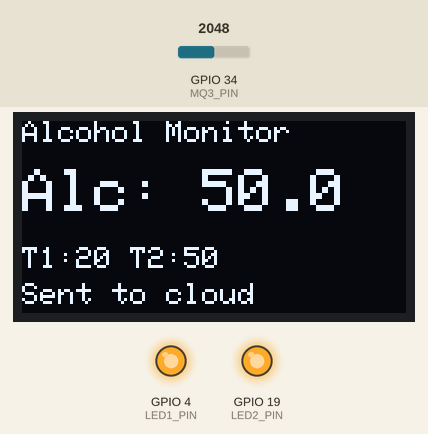
Bench run of a program on a simulated ESP32. Shown: 128×64 one-colour display, output pins drawn as LEDs (lit = HIGH). The test bench sets the inputs (shaded band); at power-on: GPIO 34 (MQ3_PIN) = 2048 (analog values on the 0–4095 scale). WiFi joins after 1.5 s; servers stay silent unless stated; uploads are accepted with an empty reply; no MQTT or app messages arrive unless stated; what the program prints to the serial monitor is not drawn.

Above: at 2.7 s.
2.8 s: GPIO 34 (MQ3_PIN) set to 2014
At 4.8 s:
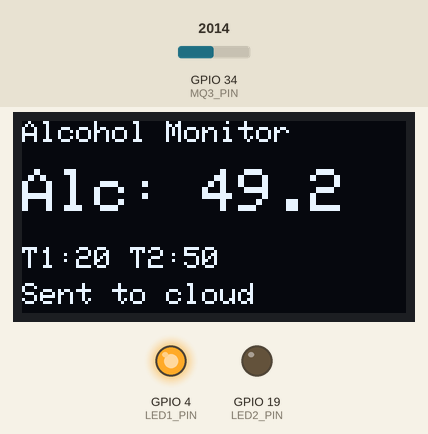
5.1 s: GPIO 34 (MQ3_PIN) set to 855
At 6.4 s:
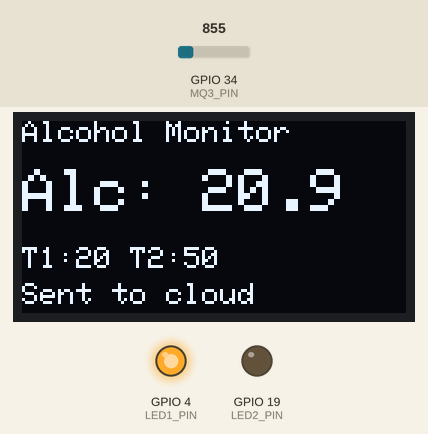
7.1 s: GPIO 34 (MQ3_PIN) set to 764
At 8.8 s:
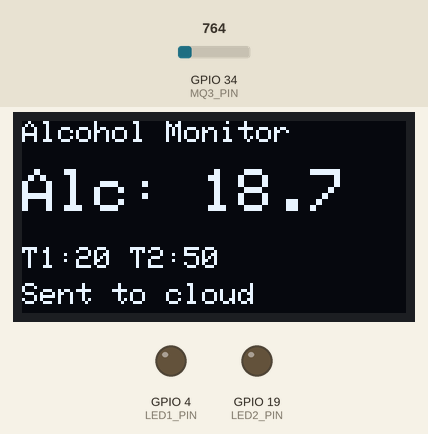
9.1 s: GPIO 34 (MQ3_PIN) set to 455
At 10.7 s:
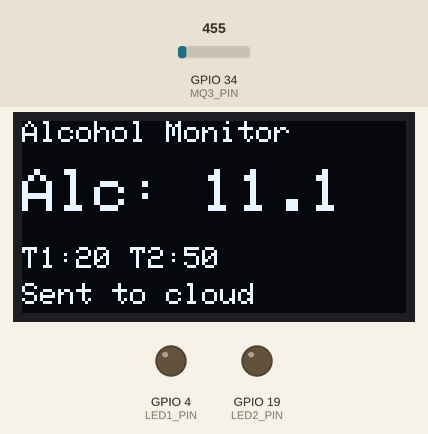
12.1 s: GPIO 34 (MQ3_PIN) set to 368
At 14.6 s:
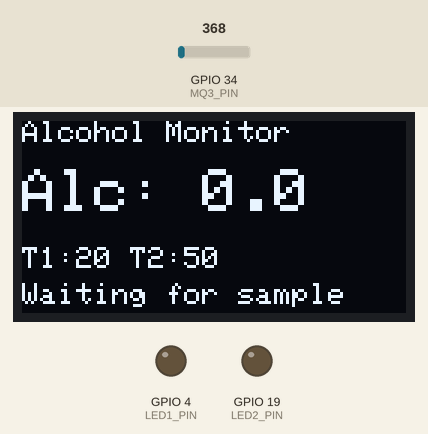
Timing chart, 0 to 16.1 s (numbered marks = the images above; inputs shaded):
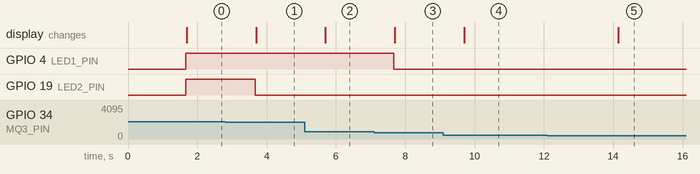

The program:

main.cpp
```cpp
#include <Arduino.h>
#include <ArduinoJson.h>
#include <Adafruit_GFX.h>
#include <Adafruit_SSD1306.h>
#include <HTTPClient.h>
#include <PubSubClient.h>
#include <WiFi.h>
#include <WiFiClientSecure.h>
#include <Wire.h>

const char *ssid = "Flame";
const char *password = "012345678";

const char *mqttServer = "mqtt.netpie.io";
const int mqttPort = 1883;
const char *mqttClientId = "6392d3f8-58ef-423a-8279-b74a510dd9cb";
const char *mqttUser = "MYzZcdkRcmgFSgsPoUYum7x69VQEbYPr";
const char *mqttPassword = "kNQG35mVsRaKhqLUErnJdVYckh7WDs5J";

const char *topic_sub = "@msg/home/device_control";
const char *topic_pub = "@msg/home/device_status";
const char *topic_pub_bac = "@msg/home/bac";
const char *data_pub = "@shadow/data/update";
const char *firebaseBaseUrl = "https://iotproject-64dc7-default-rtdb.asia-southeast1.firebasedatabase.app";

const int OLED_SDA = 21;
const int OLED_SCL = 22;
const int LED1_PIN = 4;
const int LED2_PIN = 19;
const int MQ3_PIN = 34;

const uint8_t SCREEN_WIDTH = 128;
const uint8_t SCREEN_HEIGHT = 64;
const int OLED_RESET = -1;
const uint8_t OLED_ADDR = 0x3C;

const unsigned long SENSOR_READ_INTERVAL_MS = 1000; // อ่านเซ็นเซอร์ทุก 1 วินาที
const unsigned long DISPLAY_HOLD_MS = 2500; // แสดงค่าที่วัดได้ 2.5 วินาที ก่อนกลับไปหน้ารอวัดใหม่
const float MIN_REPORT_BAC = 10.0f;
const float BAC_MAX_VALUE = 100.0f;

float threshold1 = 20.0f;
float threshold2 = 50.0f;
float lastBacValue = 0.0f;
float lastDisplayedBac = 0.0f;
int lastRawValue = 0;
int alertLevel = 0;
unsigned long lastSensorReadAt = 0;
unsigned long lastDisplayValueAt = 0;
bool displayReady = false;
bool displayHoldingValue = false;

WiFiClient wifiClient;
PubSubClient mqttClient(wifiClient);
Adafruit_SSD1306 display(SCREEN_WIDTH, SCREEN_HEIGHT, &Wire, OLED_RESET);

// จำกัดค่า BAC ให้อยู่ในช่วงที่ระบบรองรับ
float clampBac(float value) {
  if (value < 0.0f) {
    return 0.0f;
  }
  if (value > BAC_MAX_VALUE) {
    return BAC_MAX_VALUE;
  }
  return value;
}

// ปัดทศนิยมให้เหลือ 1 ตำแหน่งเพื่อแสดงผล/ส่งข้อมูลให้สม่ำเสมอ
float roundOneDecimal(float value) {
  return roundf(value * 10.0f) / 10.0f;
}

// จัดระเบียบค่า threshold ให้อยู่ในช่วงถูกต้องและเรียงจากน้อยไปมาก
void normalizeThresholds() {
  threshold1 = clampBac(threshold1);
  threshold2 = clampBac(threshold2);

  // ถ้าสลับลำดับกันอยู่ ให้สลับกลับเพื่อกันเงื่อนไขผิดพลาด
  if (threshold1 > threshold2) {
    const float temp = threshold1;
    threshold1 = threshold2;
    threshold2 = temp;
  }
}

// อ่านค่าเซ็นเซอร์หลายครั้งแล้วเฉลี่ย เพื่อลดสัญญาณรบกวน
int readAlcoholRaw() {
  long total = 0;
  const int sampleCount = 10;

  for (int sample = 0; sample < sampleCount; sample++) {
    total += analogRead(MQ3_PIN);
    delay(5);
  }

  return total / sampleCount;
}

// แปลงค่าดิบเป็นเปอร์เซ็นต์  ตามสเกล 0-100
float convertRawToBac(int rawValue) {
  return clampBac((rawValue / 4095.0f) * BAC_MAX_VALUE);
}

// วาดข้อมูลสถานะทั้งหมดลง OLED
void renderDisplay(float bacValue, bool showMeasuredValue) {
  // ถ้า OLED ไม่พร้อม ให้ข้ามทันที
  if (!displayReady) {
    return;
  }

  display.clearDisplay();
  display.setTextColor(SSD1306_WHITE);
  display.setTextSize(1);
  display.setCursor(0, 0);
  display.println("Alcohol Monitor");

  display.setTextSize(2);
  display.setCursor(0, 16);
  display.print("Alc: ");
  display.println(roundOneDecimal(showMeasuredValue ? bacValue : 0.0f), 1);

  display.setTextSize(1);
  display.setCursor(0, 42);
  display.print("T1:");
  display.print(roundOneDecimal(threshold1), 0);
  display.print(" T2:");
  display.println(roundOneDecimal(threshold2), 0);

  display.setCursor(0, 54);
  if (showMeasuredValue) {
    display.print("Sent to cloud");
  } else {
    display.print("Waiting for sample");
  }

  display.display();
}

// อัปเดตระดับแจ้งเตือน และควบคุม LED ตามค่า BAC
void updateAlertOutputs(float bacValue) {
  if (bacValue >= threshold2) {
    alertLevel = 2;
  } else if (bacValue >= threshold1) {
    alertLevel = 1;
  } else {
    alertLevel = 0;
  }

  digitalWrite(LED1_PIN, alertLevel >= 1 ? HIGH : LOW);
  digitalWrite(LED2_PIN, alertLevel >= 2 ? HIGH : LOW);
}

// ส่งสถานะล่าสุดขึ้น Shadow ของ NetPIE
void publishShadow() {
  if (!mqttClient.connected()) {
    Serial.println("Shadow publish skipped: MQTT disconnected");
    return;
  }

  const int led1State = digitalRead(LED1_PIN);
  const int led2State = digitalRead(LED2_PIN);

  StaticJsonDocument<384> doc;
  JsonObject data = doc.createNestedObject("data");
  data["red"] = led2State;
  data["yellow"] = led1State;
  data["led1"] = led1State;
  data["bac"] = roundOneDecimal(lastBacValue);
  data["threshold1"] = roundOneDecimal(threshold1);
  data["threshold2"] = roundOneDecimal(threshold2);

  char payload[384];
  serializeJson(doc, payload, sizeof(payload));
  const bool ok = mqttClient.publish(data_pub, payload, true);
  Serial.print("Shadow publish: ");
  Serial.println(ok ? "OK" : "FAIL");
}

// ส่งข้อมูลการวัดไปยัง topic สถานะและ topic BAC
void publishMeasurement() {
  if (!mqttClient.connected()) {
    Serial.println("MQTT publish skipped: MQTT disconnected");
    return;
  }

  StaticJsonDocument<256> doc;
  doc["bac"] = roundOneDecimal(lastBacValue);
  doc["raw"] = lastRawValue;
  doc["threshold1"] = roundOneDecimal(threshold1);
  doc["threshold2"] = roundOneDecimal(threshold2);
  doc["alertLevel"] = alertLevel;
  doc["millis"] = millis();

  char payload[256];
  serializeJson(doc, payload, sizeof(payload));
  const bool okStatus = mqttClient.publish(topic_pub, payload);
  const bool okBac = mqttClient.publish(topic_pub_bac, payload);
  Serial.print("MQTT publish status/bac: ");
  Serial.print(okStatus ? "OK" : "FAIL");
  Serial.print(" / ");
  Serial.println(okBac ? "OK" : "FAIL");
}

// ส่งค่าการวัดไปเก็บใน Firebase Realtime Database
void sendToFirebase() {
  // ส่งเฉพาะตอนต่อ WiFi ได้เท่านั้น
  if (WiFi.status() != WL_CONNECTED) {
    return;
  }

  WiFiClientSecure secureClient;
  secureClient.setInsecure();

  HTTPClient https;
  const String url = String(firebaseBaseUrl) + "/measurements.json";
  if (!https.begin(secureClient, url)) {
    Serial.println("Firebase connection failed");
    return;
  }

  https.addHeader("Content-Type", "application/json");

  StaticJsonDocument<256> doc;
  doc["bac"] = roundOneDecimal(lastBacValue);
  doc["raw"] = lastRawValue;
  doc["threshold1"] = roundOneDecimal(threshold1);
  doc["threshold2"] = roundOneDecimal(threshold2);
  doc["alertLevel"] = alertLevel;
  doc["millis"] = millis();

  String body;
  serializeJson(doc, body);
  const int httpCode = https.POST(body);
  Serial.print("Firebase HTTP code: ");
  Serial.println(httpCode);
  https.end();
}

// รับค่า threshold ใหม่จาก JSON และบังคับให้ค่าถูกต้องก่อนใช้งาน
void applyThresholdUpdate(JsonObjectConst source) {
  bool updated = false;

  if (source.containsKey("threshold1")) {
    threshold1 = source["threshold1"].as<float>();
    updated = true;
  }
  if (source.containsKey("threshold2")) {
    threshold2 = source["threshold2"].as<float>();
    updated = true;
  }
  if (source.containsKey("level1")) {
    threshold1 = source["level1"].as<float>();
    updated = true;
  }
  if (source.containsKey("level2")) {
    threshold2 = source["level2"].as<float>();
    updated = true;
  }

  if (!updated) {
    return;
  }

  normalizeThresholds();
  updateAlertOutputs(lastBacValue);
  publishShadow();
  renderDisplay(lastDisplayedBac, displayHoldingValue);

  Serial.print("Threshold updated: ");
  Serial.print(threshold1);
  Serial.print(", ");
  Serial.println(threshold2);
}

// callback เมื่อมีข้อความ MQTT เข้ามา
void callback(char *topic, byte *payload, unsigned int length) {
  (void)topic;

  String message;
  for (unsigned int index = 0; index < length; index++) {
    message += static_cast<char>(payload[index]);
  }

  Serial.print("Message arrived: ");
  Serial.println(message);

  StaticJsonDocument<256> doc;
  DeserializationError error = deserializeJson(doc, message);
  if (error) {
    Serial.print("Invalid JSON: ");
    Serial.println(error.c_str());
    return;
  }

  JsonObjectConst source = doc.as<JsonObjectConst>();
  if (doc["data"].is<JsonObjectConst>()) {
    source = doc["data"].as<JsonObjectConst>();
  }

  applyThresholdUpdate(source);
}

// เชื่อมต่อ WiFi และรอจนกว่าจะสำเร็จ
void setupWifi() {
  delay(10);
  Serial.print("Connecting to ");
  Serial.println(ssid);
  WiFi.begin(ssid, password);

  while (WiFi.status() != WL_CONNECTED) {
    delay(500);
    Serial.print(".");
  }

  Serial.println("\nWiFi connected");
}

// พยายามเชื่อม MQTT ใหม่จนกว่าจะสำเร็จ
void reconnectMQTT() {
  while (!mqttClient.connected()) {
    Serial.println("Attempting MQTT connection...");
    if (mqttClient.connect(mqttClientId, mqttUser, mqttPassword)) {
      Serial.println("Connected to NetPIE");
      mqttClient.subscribe(topic_sub);
      publishShadow();
    } else {
      Serial.print("MQTT failed, rc=");
      Serial.println(mqttClient.state());
      delay(5000);
    }
  }
}

// เริ่มต้นจอ OLED และแสดงหน้าเริ่มต้น
void setupDisplay() {
  Wire.begin(OLED_SDA, OLED_SCL);
  displayReady = display.begin(SSD1306_SWITCHCAPVCC, OLED_ADDR);

  if (!displayReady) {
    Serial.println("OLED not found");
    return;
  }

  renderDisplay(0.0f, false);
}

// ตั้งค่าฮาร์ดแวร์และบริการทั้งหมดตอนบูต
void setup() {
  Serial.begin(115200);

  pinMode(LED1_PIN, OUTPUT);
  pinMode(LED2_PIN, OUTPUT);
  pinMode(MQ3_PIN, INPUT);

  digitalWrite(LED1_PIN, LOW);
  digitalWrite(LED2_PIN, LOW);

  analogReadResolution(12);
  analogSetPinAttenuation(MQ3_PIN, ADC_11db);
  normalizeThresholds();

  setupDisplay();
  setupWifi();

  mqttClient.setServer(mqttServer, mqttPort);
  mqttClient.setCallback(callback);
  mqttClient.setBufferSize(512);
}

// วนลูปหลัก: ดูแลการเชื่อมต่อ, อ่านเซ็นเซอร์, อัปเดตแจ้งเตือน, และส่งข้อมูล
void loop() {
  // ถ้าหลุด MQTT ให้เชื่อมใหม่ก่อนทำงานต่อ
  if (!mqttClient.connected()) {
    reconnectMQTT();
  }
  mqttClient.loop();

  const unsigned long now = millis();
  // อ่านค่าเซ็นเซอร์ตามช่วงเวลา ไม่อ่านถี่เกินจำเป็น
  if (now - lastSensorReadAt >= SENSOR_READ_INTERVAL_MS) {
    lastSensorReadAt = now;

    lastRawValue = readAlcoholRaw();
    lastBacValue = roundOneDecimal(convertRawToBac(lastRawValue));
    updateAlertOutputs(lastBacValue);
    publishShadow();

    Serial.print("BAC: ");
    Serial.println(lastBacValue);

    // ส่งขึ้น cloud เฉพาะค่าที่เกินเกณฑ์ขั้นต่ำ
    if (lastBacValue > MIN_REPORT_BAC) {
      lastDisplayedBac = lastBacValue;
      lastDisplayValueAt = now;
      displayHoldingValue = true;
      renderDisplay(lastDisplayedBac, true);
      publishMeasurement();
      sendToFirebase();
    }
  }

  // ครบเวลาค้างหน้าจอแล้วกลับไปสถานะรอวัด
  if (displayHoldingValue && (now - lastDisplayValueAt >= DISPLAY_HOLD_MS)) {
    displayHoldingValue = false;
    lastDisplayedBac = 0.0f;
    renderDisplay(0.0f, false);
  }
}
```

Measured:
- the behaviour switches between 2046 and 2045 on GPIO 34 (MQ3_PIN) (found by bisection; images 0 and 1)
- the behaviour switches between 817 and 816 on GPIO 34 (MQ3_PIN) (found by bisection; images 2 and 3)
- the behaviour switches between 412 and 411 on GPIO 34 (MQ3_PIN) (found by bisection; images 4 and 5)
- after the input at 2.8 s, GPIO 19 (LED2_PIN): HIGH → LOW after 0.87 s; the display: changes after 0.90 s (image 1)
- after the input at 5.1 s, the display: changes after 0.60 s (image 2)
- after the input at 7.1 s, GPIO 4 (LED1_PIN): HIGH → LOW after 0.57 s; the display: changes after 0.60 s (image 3)
- after the input at 9.1 s, the display: changes after 0.60 s (image 4)
- after the input at 12.1 s, the display: changes after 2.0 s (image 5)
